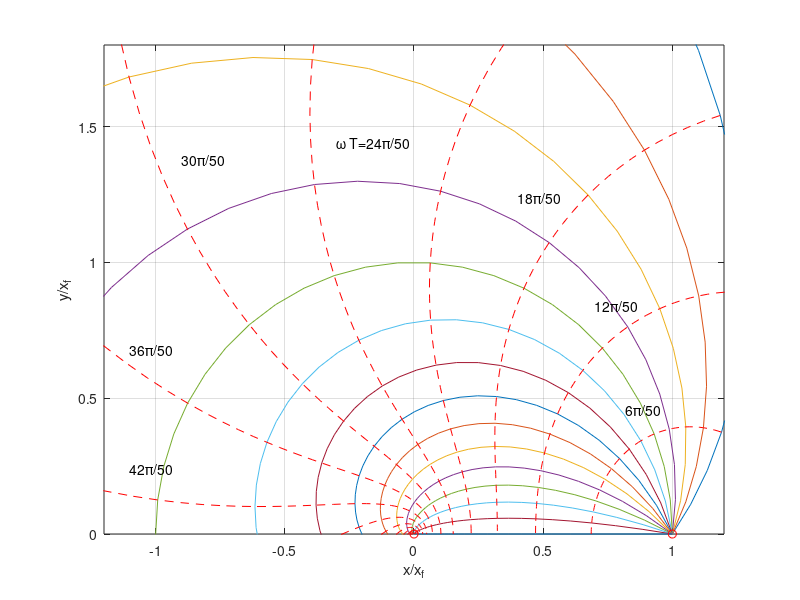

The MATLAB source for this figure:
% Script p8_7_6 - min time paths w. velocity proportional to radius;
%                                                            7/25/02
%
be1=(pi/2)*[.6:.1:2]; N=50; t1=2*pi*[0:1/N:1];
figure(1); clf;
for i=1:length(be1), t=t1; be=be1(i); th=t*sin(be); r=exp(t*cos(be));
   x=r.*cos(th); y=r.*sin(th); plot(x,y); hold on;
end
be=(pi/2)*[.6:.02:2];
for i=4:3:49, t=t1(i); th=t*sin(be); r=exp(t*cos(be));
   x=r.*cos(th); y=r.*sin(th); plot(x,y,'r--'); hold on
end
plot(0,0,'ro',1,0,'ro'); grid; axis([-1.2 1.2 0 1.8]); hold off
xlabel('x/x_f'); ylabel('y/x_f'); text(.82,.46,'6\pi/50')
text(.7,.84,'12\pi/50'); text(.4,1.24,'18\pi/50')
text(-.3,1.44,'\omega T=24\pi/50'); text(-.9,1.38,'30\pi/50')
text(-1.1,.68,'36\pi/50'); text(-1.1,.24,'42\pi/50')
